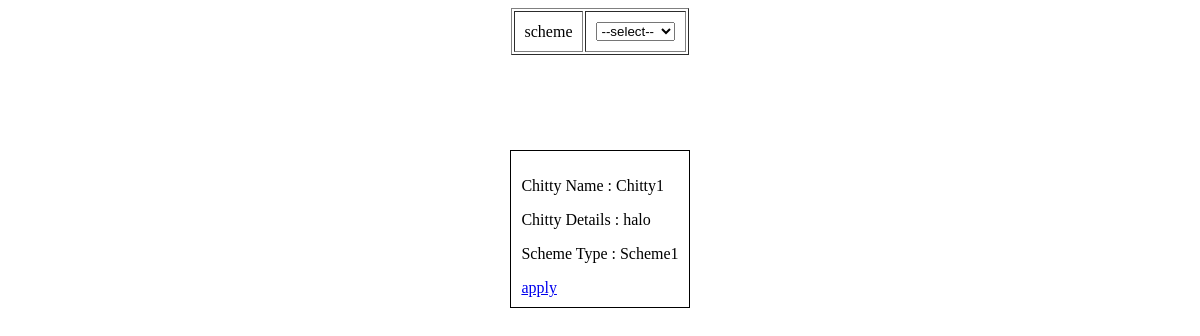
The app's page /Member/viewchitty/, older data.
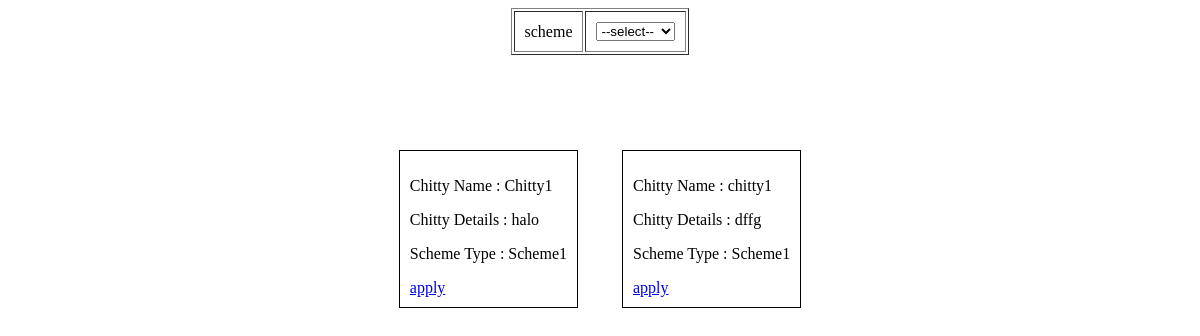
The same page, newer data.
### FinanceHead/models.py (models this page shows)
class tbl_chitty(models.Model):
    chitty_name=models.CharField(max_length=50)
    chitty_details=models.CharField(max_length=50)
    head=models.ForeignKey(tbl_financehead,on_delete=models.CASCADE)
    scheme=models.ForeignKey(tbl_scheme,on_delete=models.CASCADE)

### Admin/models.py (models this page shows)
class tbl_scheme(models.Model):
    scheme_name=models.CharField(max_length=50)

### Member/views.py (the view)
# urls.py: path('viewchitty/',views.vchitty,name="ViewChitty"),
def vchitty(request):
    disdata=tbl_scheme.objects.all()
    subcat=tbl_chitty.objects.all()
    if request.method=="POST":
        return render(request,"Member/ViewChitty.html",{'disdata':disdata,'subcat':subcat})
    else:
        return render(request,"Member/ViewChitty.html",{'disdata':disdata,'subcat':subcat})

### Member/Templates/Member/ViewChitty.html (shortened to what this page needs)
<!DOCTYPE html>
<html lang="en">
<head>
</head>
<body>
    <form method="post" action="" id="chittyform" data-chitty-url="{% url 'Member:ajaxchitty'%}">
        <table border="1"cellpadding="10" align="center">
            <tr>
                <td>scheme</td>
                <td><select name="select_scheme" id="sel_sch">
                <option>--select--</option>
                </select></td>
            </tr>
        </table>
        <br><br><br><br>
        <table align="center"  style="margin-bottom: 200px;" id="chitty">
            <tr>
                {% for i in subcat %}
                <td>
                    <div style="border:1px solid black;margin:20px;padding:10px">
                      <p>Chitty Name : {{i.chitty_name}}</p>
                       <p>Chitty Details : {{i.chitty_details}}</p>
                       <p>Scheme Type : {{i.scheme.scheme_name}}</p>
                       <a href="{% url 'Member:ChittyApply' i.id %}">apply</a><br>
                           </div>
        </td>
            {% endfor %}
            </table>
    </form>
</body>
</html>

Row changes from the older to the newer data that the page shows:
added tbl_chitty: chitty_name "chitty1", chitty_details "dffg", scheme.scheme_name "Scheme1"
